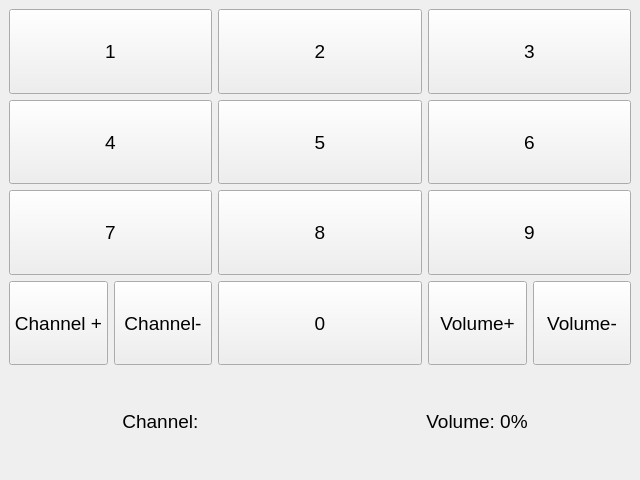
<?xml version="1.0" encoding="UTF-8"?>
<ui version="4.0">
 <class>MainWindow</class>
 <widget class="QMainWindow" name="MainWindow">
  <property name="geometry">
   <rect>
    <x>0</x>
    <y>0</y>
    <width>640</width>
    <height>480</height>
   </rect>
  </property>
  <property name="sizePolicy">
   <sizepolicy hsizetype="Fixed" vsizetype="Fixed">
    <horstretch>0</horstretch>
    <verstretch>0</verstretch>
   </sizepolicy>
  </property>
  <property name="maximumSize">
   <size>
    <width>640</width>
    <height>480</height>
   </size>
  </property>
  <property name="baseSize">
   <size>
    <width>640</width>
    <height>480</height>
   </size>
  </property>
  <property name="windowTitle">
   <string>MainWindow</string>
  </property>
  <widget class="QWidget" name="centralwidget">
   <property name="enabled">
    <bool>true</bool>
   </property>
   <property name="sizePolicy">
    <sizepolicy hsizetype="Fixed" vsizetype="Fixed">
     <horstretch>0</horstretch>
     <verstretch>0</verstretch>
    </sizepolicy>
   </property>
   <property name="minimumSize">
    <size>
     <width>640</width>
     <height>480</height>
    </size>
   </property>
   <property name="maximumSize">
    <size>
     <width>640</width>
     <height>480</height>
    </size>
   </property>
   <property name="baseSize">
    <size>
     <width>640</width>
     <height>480</height>
    </size>
   </property>
   <layout class="QHBoxLayout" name="horizontalLayout">
    <item>
     <layout class="QVBoxLayout" name="verticalLayout" stretch="1,0">
      <property name="sizeConstraint">
       <enum>QLayout::SetMinimumSize</enum>
      </property>
      <item>
       <layout class="QGridLayout" name="gridLayout">
        <item row="2" column="1">
         <widget class="QPushButton" name="channel_8">
          <property name="sizePolicy">
           <sizepolicy hsizetype="Expanding" vsizetype="Expanding">
            <horstretch>0</horstretch>
            <verstretch>0</verstretch>
           </sizepolicy>
          </property>
          <property name="font">
           <font>
            <pointsize>14</pointsize>
           </font>
          </property>
          <property name="text">
           <string>8</string>
          </property>
         </widget>
        </item>
        <item row="3" column="1">
         <widget class="QPushButton" name="channel_0">
          <property name="sizePolicy">
           <sizepolicy hsizetype="Expanding" vsizetype="Expanding">
            <horstretch>0</horstretch>
            <verstretch>0</verstretch>
           </sizepolicy>
          </property>
          <property name="font">
           <font>
            <pointsize>14</pointsize>
           </font>
          </property>
          <property name="text">
           <string>0</string>
          </property>
         </widget>
        </item>
        <item row="2" column="0">
         <widget class="QPushButton" name="channel_7">
          <property name="sizePolicy">
           <sizepolicy hsizetype="Expanding" vsizetype="Expanding">
            <horstretch>0</horstretch>
            <verstretch>0</verstretch>
           </sizepolicy>
          </property>
          <property name="font">
           <font>
            <pointsize>14</pointsize>
           </font>
          </property>
          <property name="text">
           <string>7</string>
          </property>
         </widget>
        </item>
        <item row="3" column="2">
         <layout class="QHBoxLayout" name="horizontalLayout_5">
          <item>
           <widget class="QPushButton" name="increaseVolumeButton">
            <property name="sizePolicy">
             <sizepolicy hsizetype="Minimum" vsizetype="Expanding">
              <horstretch>0</horstretch>
              <verstretch>0</verstretch>
             </sizepolicy>
            </property>
            <property name="font">
             <font>
              <pointsize>14</pointsize>
             </font>
            </property>
            <property name="text">
             <string>Volume+</string>
            </property>
           </widget>
          </item>
          <item>
           <widget class="QPushButton" name="decreaseVolumeButton">
            <property name="sizePolicy">
             <sizepolicy hsizetype="Minimum" vsizetype="Expanding">
              <horstretch>0</horstretch>
              <verstretch>0</verstretch>
             </sizepolicy>
            </property>
            <property name="font">
             <font>
              <pointsize>14</pointsize>
             </font>
            </property>
            <property name="text">
             <string>Volume-</string>
            </property>
           </widget>
          </item>
         </layout>
        </item>
        <item row="2" column="2">
         <widget class="QPushButton" name="channel_9">
          <property name="sizePolicy">
           <sizepolicy hsizetype="Expanding" vsizetype="Expanding">
            <horstretch>0</horstretch>
            <verstretch>0</verstretch>
           </sizepolicy>
          </property>
          <property name="font">
           <font>
            <pointsize>14</pointsize>
           </font>
          </property>
          <property name="text">
           <string>9</string>
          </property>
         </widget>
        </item>
        <item row="1" column="1">
         <widget class="QPushButton" name="channel_5">
          <property name="sizePolicy">
           <sizepolicy hsizetype="Expanding" vsizetype="Expanding">
            <horstretch>0</horstretch>
            <verstretch>0</verstretch>
           </sizepolicy>
          </property>
          <property name="font">
           <font>
            <pointsize>14</pointsize>
           </font>
          </property>
          <property name="text">
           <string>5</string>
          </property>
         </widget>
        </item>
        <item row="3" column="0">
         <layout class="QHBoxLayout" name="horizontalLayout_3">
          <item>
           <widget class="QPushButton" name="increaseChannelButton">
            <property name="sizePolicy">
             <sizepolicy hsizetype="Minimum" vsizetype="Expanding">
              <horstretch>0</horstretch>
              <verstretch>0</verstretch>
             </sizepolicy>
            </property>
            <property name="font">
             <font>
              <pointsize>14</pointsize>
             </font>
            </property>
            <property name="text">
             <string>Channel +</string>
            </property>
           </widget>
          </item>
          <item>
           <widget class="QPushButton" name="decreaseChannelButton">
            <property name="sizePolicy">
             <sizepolicy hsizetype="Minimum" vsizetype="Expanding">
              <horstretch>0</horstretch>
              <verstretch>0</verstretch>
             </sizepolicy>
            </property>
            <property name="font">
             <font>
              <pointsize>14</pointsize>
             </font>
            </property>
            <property name="text">
             <string>Channel-</string>
            </property>
           </widget>
          </item>
         </layout>
        </item>
        <item row="1" column="0">
         <widget class="QPushButton" name="channel_4">
          <property name="sizePolicy">
           <sizepolicy hsizetype="Expanding" vsizetype="Expanding">
            <horstretch>0</horstretch>
            <verstretch>0</verstretch>
           </sizepolicy>
          </property>
          <property name="font">
           <font>
            <pointsize>14</pointsize>
           </font>
          </property>
          <property name="text">
           <string>4</string>
          </property>
         </widget>
        </item>
        <item row="0" column="0">
         <widget class="QPushButton" name="channel_1">
          <property name="sizePolicy">
           <sizepolicy hsizetype="Expanding" vsizetype="Expanding">
            <horstretch>0</horstretch>
            <verstretch>0</verstretch>
           </sizepolicy>
          </property>
          <property name="font">
           <font>
            <pointsize>14</pointsize>
           </font>
          </property>
          <property name="text">
           <string>1</string>
          </property>
         </widget>
        </item>
        <item row="0" column="2">
         <widget class="QPushButton" name="channel_3">
          <property name="sizePolicy">
           <sizepolicy hsizetype="Expanding" vsizetype="Expanding">
            <horstretch>0</horstretch>
            <verstretch>0</verstretch>
           </sizepolicy>
          </property>
          <property name="font">
           <font>
            <pointsize>14</pointsize>
           </font>
          </property>
          <property name="text">
           <string>3</string>
          </property>
         </widget>
        </item>
        <item row="0" column="1">
         <widget class="QPushButton" name="channel_2">
          <property name="sizePolicy">
           <sizepolicy hsizetype="Expanding" vsizetype="Expanding">
            <horstretch>0</horstretch>
            <verstretch>0</verstretch>
           </sizepolicy>
          </property>
          <property name="font">
           <font>
            <pointsize>14</pointsize>
           </font>
          </property>
          <property name="text">
           <string>2</string>
          </property>
         </widget>
        </item>
        <item row="1" column="2">
         <widget class="QPushButton" name="channel_6">
          <property name="sizePolicy">
           <sizepolicy hsizetype="Expanding" vsizetype="Expanding">
            <horstretch>0</horstretch>
            <verstretch>0</verstretch>
           </sizepolicy>
          </property>
          <property name="font">
           <font>
            <pointsize>14</pointsize>
           </font>
          </property>
          <property name="text">
           <string>6</string>
          </property>
         </widget>
        </item>
       </layout>
      </item>
      <item>
       <layout class="QHBoxLayout" name="horizontalLayout_4" stretch="1,1">
        <property name="sizeConstraint">
         <enum>QLayout::SetDefaultConstraint</enum>
        </property>
        <item>
         <widget class="QLabel" name="channelStatusLable">
          <property name="sizePolicy">
           <sizepolicy hsizetype="Minimum" vsizetype="Minimum">
            <horstretch>0</horstretch>
            <verstretch>0</verstretch>
           </sizepolicy>
          </property>
          <property name="maximumSize">
           <size>
            <width>16000</width>
            <height>100</height>
           </size>
          </property>
          <property name="font">
           <font>
            <pointsize>14</pointsize>
           </font>
          </property>
          <property name="text">
           <string>Channel: </string>
          </property>
          <property name="alignment">
           <set>Qt::AlignCenter</set>
          </property>
         </widget>
        </item>
        <item>
         <widget class="QLabel" name="volumeStatusLable">
          <property name="sizePolicy">
           <sizepolicy hsizetype="Minimum" vsizetype="Minimum">
            <horstretch>0</horstretch>
            <verstretch>0</verstretch>
           </sizepolicy>
          </property>
          <property name="minimumSize">
           <size>
            <width>0</width>
            <height>100</height>
           </size>
          </property>
          <property name="maximumSize">
           <size>
            <width>16000</width>
            <height>100</height>
           </size>
          </property>
          <property name="font">
           <font>
            <pointsize>14</pointsize>
           </font>
          </property>
          <property name="text">
           <string>Volume: 0%</string>
          </property>
          <property name="alignment">
           <set>Qt::AlignCenter</set>
          </property>
         </widget>
        </item>
       </layout>
      </item>
     </layout>
    </item>
   </layout>
  </widget>
 </widget>
 <resources/>
 <connections>
  <connection>
   <sender>channel_1</sender>
   <signal>clicked()</signal>
   <receiver>MainWindow</receiver>
   <slot>selectChannel_1()</slot>
   <hints>
    <hint type="sourcelabel">
     <x>115</x>
     <y>39</y>
    </hint>
    <hint type="destinationlabel">
     <x>83</x>
     <y>14</y>
    </hint>
   </hints>
  </connection>
  <connection>
   <sender>channel_2</sender>
   <signal>clicked()</signal>
   <receiver>MainWindow</receiver>
   <slot>selectChannel_2()</slot>
   <hints>
    <hint type="sourcelabel">
     <x>308</x>
     <y>51</y>
    </hint>
    <hint type="destinationlabel">
     <x>365</x>
     <y>13</y>
    </hint>
   </hints>
  </connection>
  <connection>
   <sender>channel_3</sender>
   <signal>clicked()</signal>
   <receiver>MainWindow</receiver>
   <slot>selectChannel_3()</slot>
   <hints>
    <hint type="sourcelabel">
     <x>459</x>
     <y>37</y>
    </hint>
    <hint type="destinationlabel">
     <x>522</x>
     <y>7</y>
    </hint>
   </hints>
  </connection>
  <connection>
   <sender>channel_4</sender>
   <signal>clicked()</signal>
   <receiver>MainWindow</receiver>
   <slot>selectChannel_4()</slot>
   <hints>
    <hint type="sourcelabel">
     <x>78</x>
     <y>93</y>
    </hint>
    <hint type="destinationlabel">
     <x>182</x>
     <y>119</y>
    </hint>
   </hints>
  </connection>
  <connection>
   <sender>channel_5</sender>
   <signal>clicked()</signal>
   <receiver>MainWindow</receiver>
   <slot>selectChannel_5()</slot>
   <hints>
    <hint type="sourcelabel">
     <x>328</x>
     <y>97</y>
    </hint>
    <hint type="destinationlabel">
     <x>395</x>
     <y>126</y>
    </hint>
   </hints>
  </connection>
  <connection>
   <sender>channel_6</sender>
   <signal>clicked()</signal>
   <receiver>MainWindow</receiver>
   <slot>selectChannel_6()</slot>
   <hints>
    <hint type="sourcelabel">
     <x>533</x>
     <y>95</y>
    </hint>
    <hint type="destinationlabel">
     <x>578</x>
     <y>109</y>
    </hint>
   </hints>
  </connection>
  <connection>
   <sender>channel_7</sender>
   <signal>clicked()</signal>
   <receiver>MainWindow</receiver>
   <slot>selectChannel_7()</slot>
   <hints>
    <hint type="sourcelabel">
     <x>98</x>
     <y>147</y>
    </hint>
    <hint type="destinationlabel">
     <x>141</x>
     <y>173</y>
    </hint>
   </hints>
  </connection>
  <connection>
   <sender>channel_8</sender>
   <signal>clicked()</signal>
   <receiver>MainWindow</receiver>
   <slot>selectChannel_8()</slot>
   <hints>
    <hint type="sourcelabel">
     <x>273</x>
     <y>143</y>
    </hint>
    <hint type="destinationlabel">
     <x>315</x>
     <y>168</y>
    </hint>
   </hints>
  </connection>
  <connection>
   <sender>channel_9</sender>
   <signal>clicked()</signal>
   <receiver>MainWindow</receiver>
   <slot>selectChannel_9()</slot>
   <hints>
    <hint type="sourcelabel">
     <x>519</x>
     <y>144</y>
    </hint>
    <hint type="destinationlabel">
     <x>515</x>
     <y>168</y>
    </hint>
   </hints>
  </connection>
  <connection>
   <sender>channel_0</sender>
   <signal>clicked()</signal>
   <receiver>MainWindow</receiver>
   <slot>selectChannel_0()</slot>
   <hints>
    <hint type="sourcelabel">
     <x>250</x>
     <y>197</y>
    </hint>
    <hint type="destinationlabel">
     <x>322</x>
     <y>226</y>
    </hint>
   </hints>
  </connection>
  <connection>
   <sender>increaseChannelButton</sender>
   <signal>clicked()</signal>
   <receiver>MainWindow</receiver>
   <slot>increaseChannel()</slot>
   <hints>
    <hint type="sourcelabel">
     <x>60</x>
     <y>204</y>
    </hint>
    <hint type="destinationlabel">
     <x>59</x>
     <y>222</y>
    </hint>
   </hints>
  </connection>
  <connection>
   <sender>decreaseChannelButton</sender>
   <signal>clicked()</signal>
   <receiver>MainWindow</receiver>
   <slot>decreaseChannel()</slot>
   <hints>
    <hint type="sourcelabel">
     <x>163</x>
     <y>199</y>
    </hint>
    <hint type="destinationlabel">
     <x>176</x>
     <y>220</y>
    </hint>
   </hints>
  </connection>
  <connection>
   <sender>increaseVolumeButton</sender>
   <signal>clicked()</signal>
   <receiver>MainWindow</receiver>
   <slot>increaseVolume()</slot>
   <hints>
    <hint type="sourcelabel">
     <x>482</x>
     <y>205</y>
    </hint>
    <hint type="destinationlabel">
     <x>511</x>
     <y>220</y>
    </hint>
   </hints>
  </connection>
  <connection>
   <sender>decreaseVolumeButton</sender>
   <signal>clicked()</signal>
   <receiver>MainWindow</receiver>
   <slot>decreaseVolume()</slot>
   <hints>
    <hint type="sourcelabel">
     <x>568</x>
     <y>197</y>
    </hint>
    <hint type="destinationlabel">
     <x>594</x>
     <y>171</y>
    </hint>
   </hints>
  </connection>
 </connections>
 <slots>
  <slot>selectChannel_1()</slot>
  <slot>selectChannel_2()</slot>
  <slot>selectChannel_3()</slot>
  <slot>selectChannel_4()</slot>
  <slot>selectChannel_5()</slot>
  <slot>selectChannel_6()</slot>
  <slot>selectChannel_7()</slot>
  <slot>selectChannel_8()</slot>
  <slot>selectChannel_9()</slot>
  <slot>selectChannel_0()</slot>
  <slot>increaseChannel()</slot>
  <slot>decreaseChannel()</slot>
  <slot>increaseVolume()</slot>
  <slot>decreaseVolume()</slot>
 </slots>
</ui>
